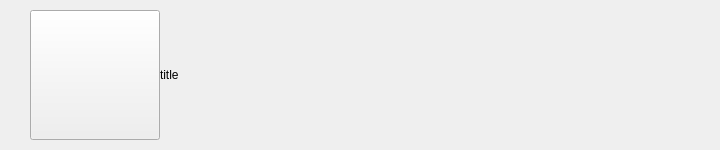
<?xml version="1.0" encoding="UTF-8"?>
<ui version="4.0">
 <class>BackTitle</class>
 <widget class="QWidget" name="BackTitle">
  <property name="geometry">
   <rect>
    <x>0</x>
    <y>0</y>
    <width>720</width>
    <height>150</height>
   </rect>
  </property>
  <property name="windowTitle">
   <string>Form</string>
  </property>
  <layout class="QHBoxLayout" name="horizontalLayout">
   <property name="spacing">
    <number>0</number>
   </property>
   <property name="leftMargin">
    <number>30</number>
   </property>
   <property name="topMargin">
    <number>0</number>
   </property>
   <property name="rightMargin">
    <number>30</number>
   </property>
   <property name="bottomMargin">
    <number>0</number>
   </property>
   <item>
    <widget class="QPushButton" name="back_button">
     <property name="minimumSize">
      <size>
       <width>130</width>
       <height>130</height>
      </size>
     </property>
     <property name="maximumSize">
      <size>
       <width>130</width>
       <height>130</height>
      </size>
     </property>
     <property name="text">
      <string/>
     </property>
     <property name="iconSize">
      <size>
       <width>80</width>
       <height>80</height>
      </size>
     </property>
    </widget>
   </item>
   <item>
    <widget class="QLabel" name="show_title">
     <property name="text">
      <string>title</string>
     </property>
    </widget>
   </item>
   <item>
    <widget class="QLabel" name="label">
     <property name="minimumSize">
      <size>
       <width>130</width>
       <height>130</height>
      </size>
     </property>
     <property name="maximumSize">
      <size>
       <width>130</width>
       <height>130</height>
      </size>
     </property>
     <property name="text">
      <string/>
     </property>
    </widget>
   </item>
  </layout>
 </widget>
 <resources/>
 <connections/>
</ui>
